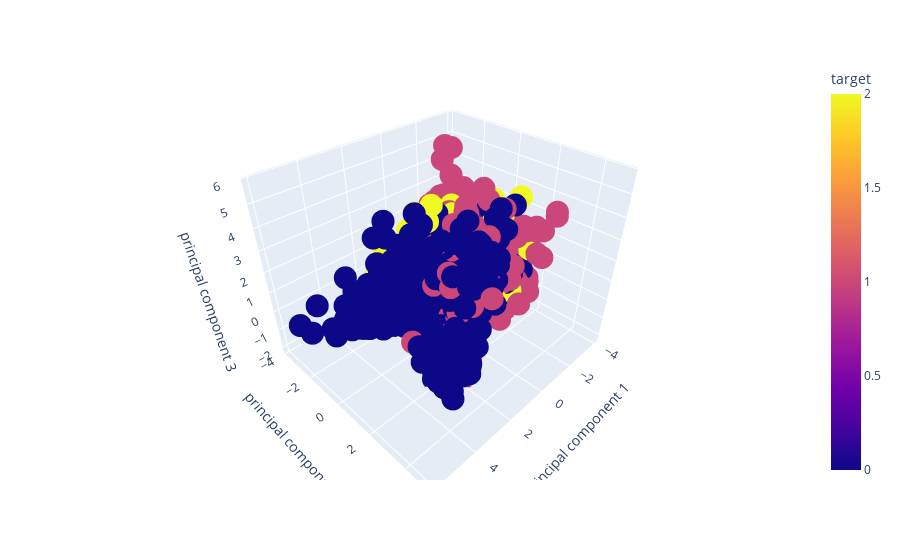

Notebook cell for this chart:
### Code cell
fig = px.scatter_3d(principalDf, x='principal component 1', y='principal component 2', z='principal component 3',
              color='target')
fig.show()

### Figure 1 — Plotly figure (JSON) as saved in the notebook; plotly's stock layout.template omitted (floating-point values rounded to 4 significant figures; data arrays with more than 128 entries replaced by an {"elided": "..."} marker saying what was removed)
{"data": [{"hovertemplate": "principal component 1=%{x}<br>principal component 2=%{y}<br>principal component 3=%{z}<br>target=%{marker.color}<extra></extra>", "legendgroup": "", "marker": {"color": {"elided": "7001 int values"}, "coloraxis": "coloraxis", "symbol": "circle"}, "mode": "markers", "name": "", "scene": "scene", "showlegend": false, "type": "scatter3d", "x": {"elided": "7001 float values"}, "y": {"elided": "7001 float values"}, "z": {"elided": "7001 float values"}}], "layout": {"coloraxis": {"colorbar": {"title": {"text": "target"}}, "colorscale": [[0, "#0d0887"], [0.1111, "#46039f"], [0.2222, "#7201a8"], [0.3333, "#9c179e"], [0.4444, "#bd3786"], [0.5556, "#d8576b"], [0.6667, "#ed7953"], [0.7778, "#fb9f3a"], [0.8889, "#fdca26"], [1, "#f0f921"]]}, "legend": {"tracegroupgap": 0}, "margin": {"t": 60}, "scene": {"domain": {"x": [0, 1], "y": [0, 1]}, "xaxis": {"title": {"text": "principal component 1"}}, "yaxis": {"title": {"text": "principal component 2"}}, "zaxis": {"title": {"text": "principal component 3"}}}}}
